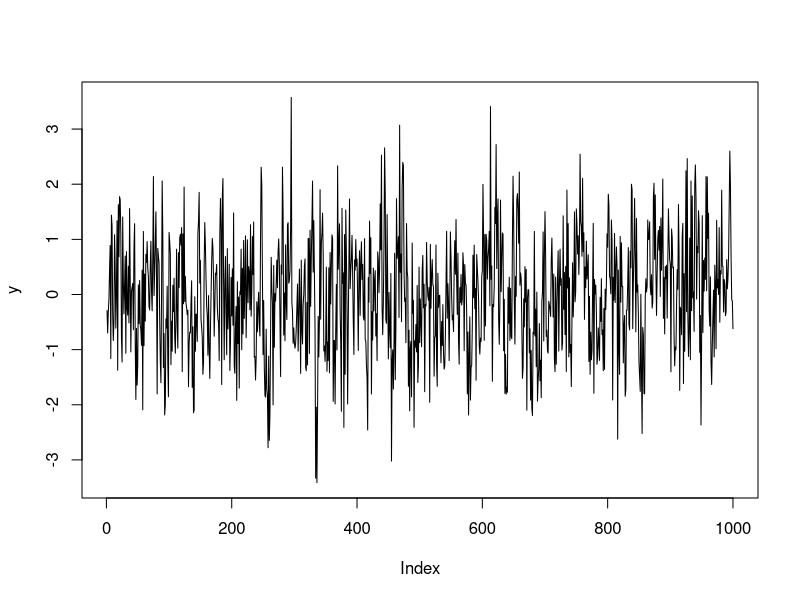

Here is the R script that generated this plot:
# Exemplo

# y[t] = 0.3*y[t-1] + 0.2*y[t-2] + w[t]
# w[t] é ruído branco com variância unitária
#y[0] = 0; y[-1]=0

phi_1 = 0.3; phi_2 = 0.2 #depois teste com phi_1 = 0.3; phi_2 = 0.8

# Raízes da série
z = polyroot(c(1, -phi_1, -phi_2)) #polyroot(c(a0,a1,a2))
# Como as raízes possuem módulos maiores do que 1, a serie é estacionária


# autovalores
F = matrix(c(phi_1, phi_2, 1, 0),byrow = T,nrow = 2, ncol = 2)
autovalores = eigen(F)$values
mod_autovalores = abs(autovalores)
# Como os autovalores possuem módulos menores do que 1, a serie é estacionária


# y[t] = 0.3*y[t-1] + 0.2*y[t-2] + w[t]
y = rep(0,1000);
y[1] = rnorm(1)
y[2] = 0.3*y[1] + rnorm(1)

for (t in 3:1000) {
  y[t] = phi_1*y[t-1]+phi_2*y[t-2]+ rnorm(1)
}
par(mfrow=c(1,1))
plot(y,type="l") 
